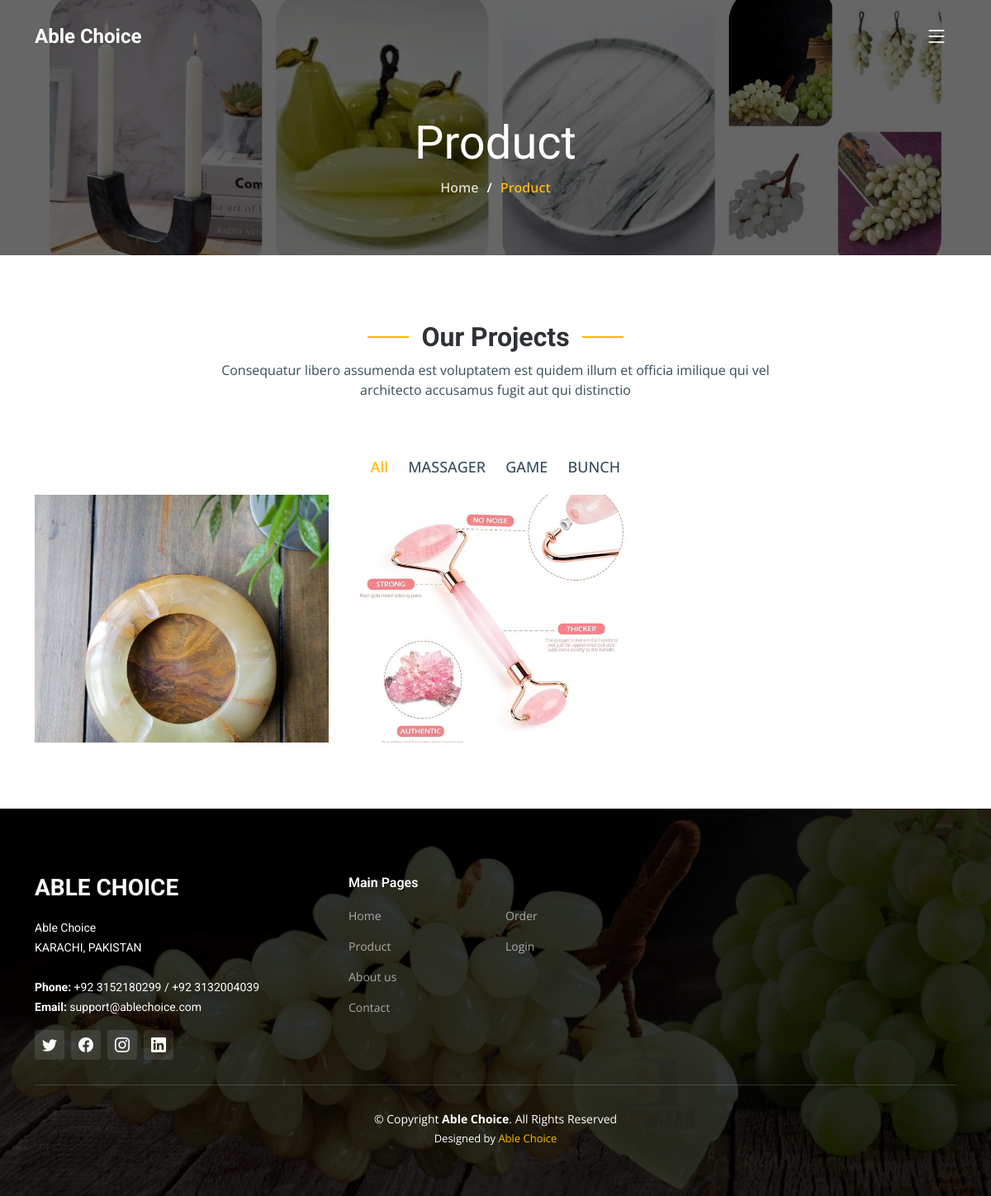
Screenshot of /Views/Product.php with the database file from the repository.
### tables this page shows
CREATE TABLE `product_category` (
  `id` int(11) NOT NULL,
  `name` varchar(500) DEFAULT NULL,
  `created_at` datetime NOT NULL DEFAULT current_timestamp(),
  `updated_at` datetime DEFAULT NULL ON UPDATE current_timestamp(),
  `deleted_at` datetime DEFAULT NULL
);

CREATE TABLE `product` (
  `id` int(11) NOT NULL,
  `product_category_id` int(11) DEFAULT NULL,
  `image1` longtext DEFAULT NULL,
  `image2` longtext DEFAULT NULL,
  `image3` longtext DEFAULT NULL,
  `name` varchar(200) DEFAULT NULL,
  `description` longtext DEFAULT NULL,
  `qty` int(11) DEFAULT NULL,
  `amount` int(11) DEFAULT NULL,
  `created_at` datetime NOT NULL DEFAULT current_timestamp(),
  `updated_at` datetime DEFAULT NULL ON UPDATE current_timestamp(),
  `deleted_at` datetime DEFAULT NULL
);

### Views/ProductList.php (the view, shortened to what this page needs)
<?php
include "../Model/connection.php";
?>
<link rel="stylesheet" href="https://unpkg.com/swiper/swiper-bundle.min.css">
<section id="projects" class="projects">
    <div class="container" data-aos="fade-up">
        <div class="section-header">
            <h2>Our Projects</h2>
            <p>Consequatur libero assumenda est voluptatem est quidem illum et officia imilique qui vel architecto
                accusamus fugit aut qui distinctio</p>
        </div>
        <div class="portfolio-isotope" data-portfolio-filter="*" data-portfolio-layout="masonry"
            data-portfolio-sort="original-order">
            <ul class="portfolio-flters" data-aos="fade-up" data-aos-delay="100">
                <li data-filter="*" class="filter-active">All</li>
                <?php
                $query = "SELECT * from product_category where deleted_at is null";
                $res = mysqli_query($con, $query);
                while ($row = mysqli_fetch_assoc($res)) {
                    ?>
                    <li data-filter=".filter-<?php echo $row['name'] ?>" style="text-transform:uppercase;">
                        <?php echo $row['name'] ?>
                    </li>
                    <?php
                }
                ?>
            </ul>
            <div class="row gy-4 portfolio-container" data-aos="fade-up" data-aos-delay="200" id="productListDiv"
                >
                <?php
                $query = "SELECT product.*, product_category.name as product_category_name from product join product_category on product.product_category_id= product_category.id where product.deleted_at is null";
                $res = mysqli_query($con, $query);
                if (mysqli_num_rows($res) > 0) {
                    while ($row = mysqli_fetch_assoc($res)) {
                        ?>
                        <div class="col-lg-4 col-md-6 portfolio-item filter-<?php echo $row["product_category_name"] ?>">
                            <div class="portfolio-content h-100">
                                <img src="../Assets/Images/Products/<?php echo $row['image1'] ?>" class="img-fluid inImage"
                                    alt="">
                            </div>
                        </div>
                        <?php
                    }
                }
                ?>
            </div>
        </div>
    </div>
</section>

### Assets/Style/main.css (style rules this page uses)
:root { --font-default: "Open Sans", system-ui, -apple-system, "Segoe UI", Roboto, "Helvetica Neue", Arial, "Noto Sans", "Liberation Sans", sans-serif, "Apple Color Emoji", "Segoe UI Emoji", "Segoe UI Symbol", "Noto Color Emoji"; --font-primary: "Roboto", sans-serif; --font-secondary: "Work Sans", sans-serif; }
:root { --color-default: #364d59; --color-primary: #feb900; --color-secondary: #52565e; }
:root { scroll-behavior: smooth; }
body { font-family: var(--font-default); color: var(--color-default); overflow-x: hidden; }
h1, h2, h3, h4, h5, h6 { font-family: var(--font-primary); }
section { padding: 80px 0; overflow: hidden; }
.section-header { text-align: center; padding-bottom: 70px; }
.section-header h2 { font-size: 32px; font-weight: 700; position: relative; color: #2e3135; }
.section-header h2:before, .section-header h2:after { content: ""; width: 50px; height: 2px; background: var(--color-primary); display: inline-block; }
.section-header h2:before { margin: 0 15px 10px 0; }
.section-header h2:after { margin: 0 0 10px 15px; }
.section-header p { margin: 0 auto 0 auto; }
@media (min-width: 1199px) { .section-header p { max-width: 60%; } }
.projects .portfolio-flters { padding: 0; margin: 0 auto 20px auto; list-style: none; text-align: center; }
.projects .portfolio-flters li { cursor: pointer; display: inline-block; padding: 0; font-size: 18px; font-weight: 500; margin: 0 10px; line-height: 1; margin-bottom: 5px; transition: all 0.3s ease-in-out; }
.projects .portfolio-flters li:hover, .projects .portfolio-flters li.filter-active { color: var(--color-primary); }
.projects .portfolio-flters li:first-child { margin-left: 0; }
.projects .portfolio-flters li:last-child { margin-right: 0; }
.projects .portfolio-content { position: relative; overflow: hidden; }
.projects .portfolio-content img { transition: 0.3s; }

### Views/ProductList.php (style rules this page uses)
.portfolio-item .img-fluid { height: 300px; object-fit: cover; width: 100%; }

### rows the page displays
product_category: name "MASSAGER"
product_category: name "GAME"
product_category: name "BUNCH"
product: image1 (picture)
product: image1 (picture)

### other values shown
$page "Product"
